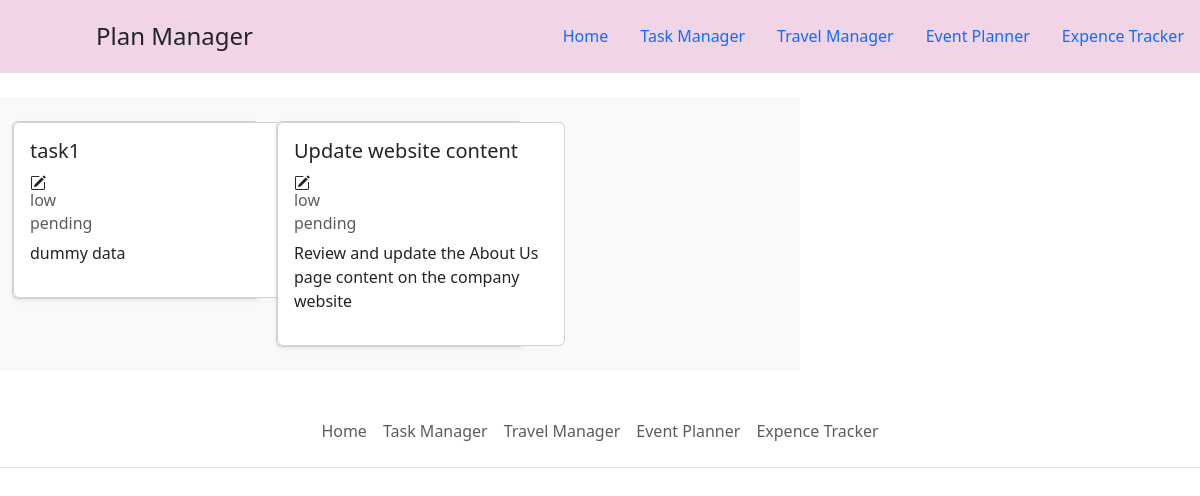
The app's page /task/ (signed in) with its own data.
### task_manager/models.py (models this page shows, shortened)
class Task(models.Model):
    user = models.ForeignKey(User, on_delete=models.CASCADE)
    title = models.TextField()
    desc = models.TextField()
    start_date = models.DateField(null=False)
    end_date = models.DateField(null=False)
    priority =models.CharField(max_length=10)
    status = models.CharField(max_length=10)

### task_manager/views.py (the view)
# urls.py: path('', views.task_list, name="task_list"),
def task_list(request):
    tasks = Task.objects.filter(user= request.user)
    return render(request ,'task_list.html', {'tasks':tasks})

### task_manager/templates/task_list.html (shortened to what this page needs)
{% extends "base.html" %}
{% block body %}
  {% load static %}
      <link href="https://cdn.jsdelivr.net/npm/bootstrap@5.3.0-alpha1/dist/css/bootstrap.min.css" rel="stylesheet">
      <main class="posts-listing col-lg-8">
        <div class="album py-4 bg-light">
          <div class="container align-items-center">
            <div class="row row-cols-1 row-cols-sm-2 row-cols-md-3 g-3">
              {% for task in tasks %}
                <div class="col">
                  <div class="card shadow-sm" >
                    <div class="card" style="width: 18rem;">
                      <div class="card-body">
                        <div class= "mb-3">
                          <h5 class="card-title">{{task.title}}</h5><i class="bi bi-pencil-square"></i>
                          <h6 class="card-subtitle mb-2 text-muted">{{task.priority}}</h6>
                          <h6 class="card-subtitle mb-2 text-muted">{{task.status}}</h6>
                          <p class="card-text">{{task.desc}}</p>
                          </div>
                      </div>
                    </div>
                  </div>
                </div>
              {% endfor %}
            </div>
          </div>
        </div>
      </main>
  {% endblock %}

### records on screen
Task: title "task1", priority "low", status "pending", desc "dummy data"
Task: title "Update website content", priority "low", status "pending", desc "Review and update the About Us page content on the company website"
